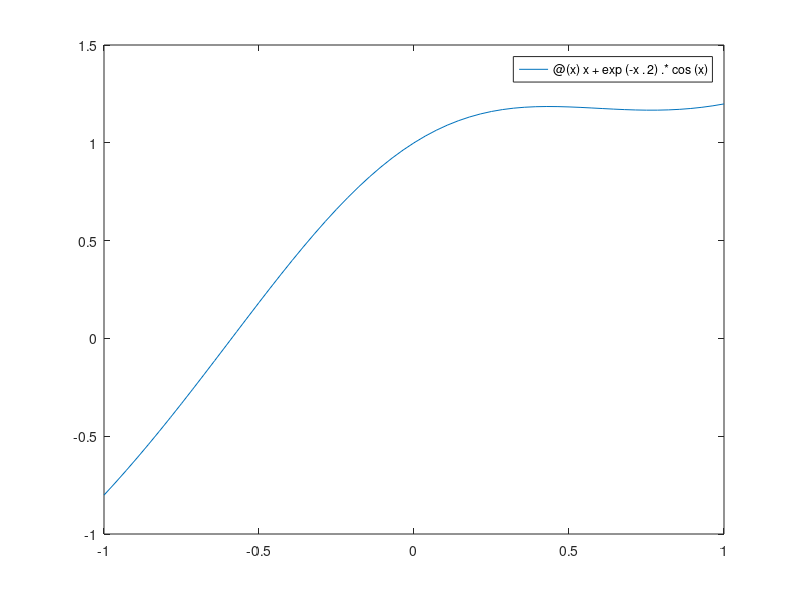

Reproduce this figure in MATLAB. (Note: this script raises an error after producing the figure.)
%% Ex 2

%% a

f=@(x)x+exp(-x.^2).*cos(x);
figure(1)
fplot(f,[-1,1]);
hold on;
fplot(0,[-1,1]);

%% d

syms xs
fs=symfun(xs+exp(-xs.^2).*cos(xs),xs)

x_star=double(solve(fs==0))

x=NewtonRaphsonf

err_abs=abs(x_star-x)

figure(2)
loglog(err_abs)
